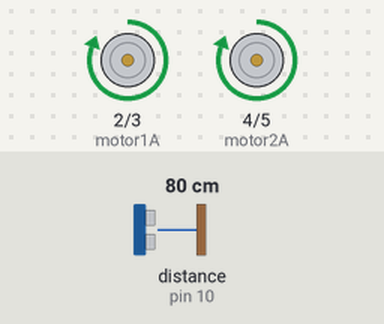
Bench run of a sketch on a simulated Arduino Uno, built with avr-gcc and run on an emulated ATmega328P. Parts: motor-driver pin pairs drawn as motors (green arrow = first pin HIGH = forward, orange = second pin HIGH = backward, longer = more drive). Wiring (inferred from the names in the program): ultrasonic range finder: trigger pin 9; echo pin 10. The test bench sets the inputs (shaded band); at power-on: distance to the obstacle (sensor on pin 10) 80 cm. The echo pulse lasts 58.3 µs per cm.

Above: at 1.2 s.
1.3 s: distance to the obstacle (sensor on pin 10) set to 22 cm
2.8 s: distance to the obstacle (sensor on pin 10) set to 19 cm
At 3.5 s:
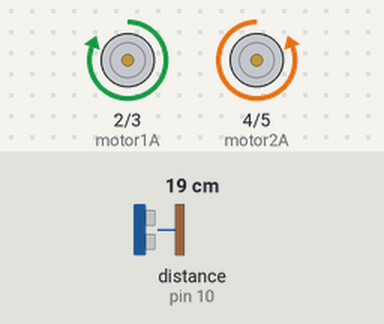
5.8 s: distance to the obstacle (sensor on pin 10) set to 35 cm
At 6.5 s:
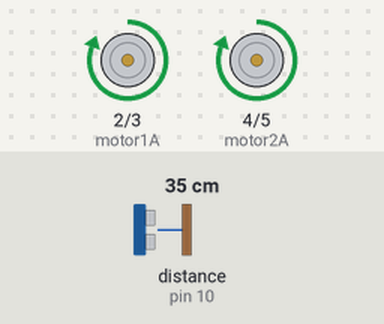
7.5 s: distance to the obstacle (sensor on pin 10) set to 2 cm
At 7.65 s:
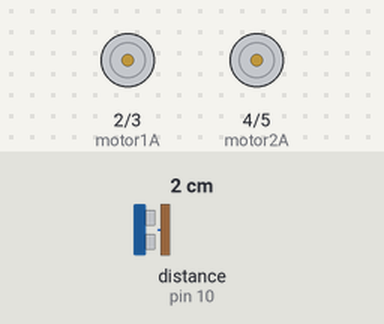
Timing chart, 0 to 11.5 s (numbered marks = the images above; inputs shaded):
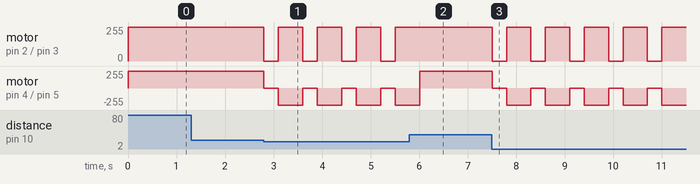

Measured:
- the behaviour switches between 21 and 20 cm on distance to the obstacle (sensor on pin 10) (found by bisection; images 0 and 1)
- after the input at 1.3 s, every drawn part: stays the same
- after the input at 2.8 s, motor on pin 2 (motor1A) / pin 3 (motor1B): alternates forward 255/255 for 0.50 s and stopped for 0.30 s, starting at once; motor on pin 4 (motor2A) / pin 5 (motor2B): alternates backward 255/255 for 0.50 s and stopped for 0.30 s, starting at once
- after the input at 5.8 s, motor on pin 2 (motor1A) / pin 3 (motor1B): stops changing and stays forward 255/255
- after the input at 7.5 s, motor on pin 2 (motor1A) / pin 3 (motor1B): alternates forward 255/255 for 0.50 s and stopped for 0.30 s, starting at once; motor on pin 4 (motor2A) / pin 5 (motor2B): alternates backward 255/255 for 0.50 s and stopped for 0.30 s, starting at once

The sketch:

obstacle_avoiding_car.ino
```cpp
#define trigPin 9
#define echoPin 10

#define motor1A 2
#define motor1B 3
#define motor2A 4
#define motor2B 5

long duration;
int distance;

void setup() {
  pinMode(trigPin, OUTPUT);
  pinMode(echoPin, INPUT);

  pinMode(motor1A, OUTPUT);
  pinMode(motor1B, OUTPUT);
  pinMode(motor2A, OUTPUT);
  pinMode(motor2B, OUTPUT);

  Serial.begin(9600);
}

void loop() {
  distance = getDistance();

  if (distance < 20) {
    stopCar();
    delay(300);
    turnRight();
    delay(500);
  } else {
    moveForward();
  }
}

int getDistance() {
  digitalWrite(trigPin, LOW);
  delayMicroseconds(2);
  digitalWrite(trigPin, HIGH);
  delayMicroseconds(10);
  digitalWrite(trigPin, LOW);

  duration = pulseIn(echoPin, HIGH);
  return duration * 0.034 / 2;
}

void moveForward() {
  digitalWrite(motor1A, HIGH);
  digitalWrite(motor1B, LOW);
  digitalWrite(motor2A, HIGH);
  digitalWrite(motor2B, LOW);
}

void stopCar() {
  digitalWrite(motor1A, LOW);
  digitalWrite(motor1B, LOW);
  digitalWrite(motor2A, LOW);
  digitalWrite(motor2B, LOW);
}

void turnRight() {
  digitalWrite(motor1A, HIGH);
  digitalWrite(motor1B, LOW);
  digitalWrite(motor2A, LOW);
  digitalWrite(motor2B, HIGH);
}
```
